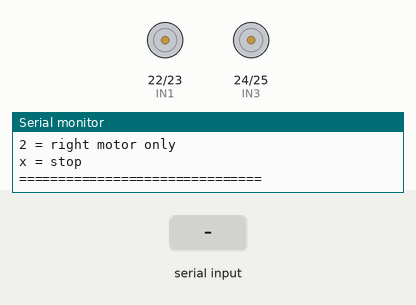
Bench run of a sketch on a simulated Arduino Mega 2560, built with avr-gcc and run on an emulated ATmega2560. Shown: motor-driver pin pairs drawn as motors (green arrow = first pin HIGH = forward, orange = second pin HIGH = backward, longer = more drive, scaled by the enable pin), the last lines printed to the serial monitor. The test bench sets the inputs (shaded band).

Above: at 1.2 s.
1.3 s: "w" received over Serial
At 2.1 s:
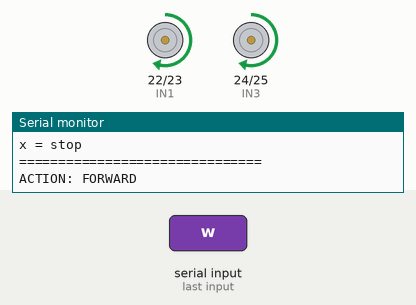
2.8 s: "s" received over Serial
At 3.3 s:
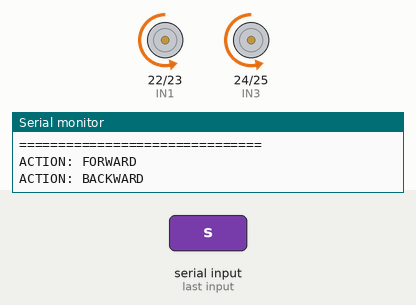
4.3 s: "a" received over Serial
At 5.5 s:
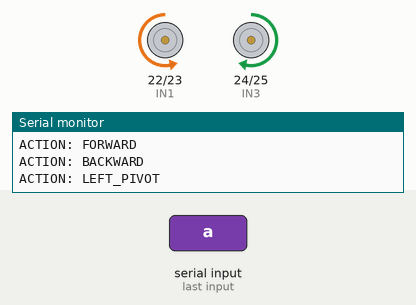
5.8 s: "d" received over Serial
At 6.8 s:
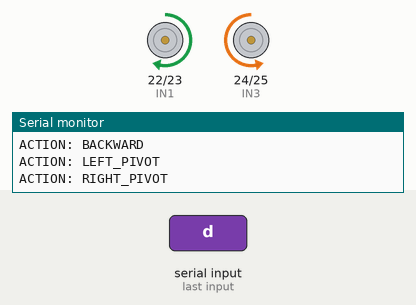
7.3 s: "1" received over Serial
At 7.9 s:
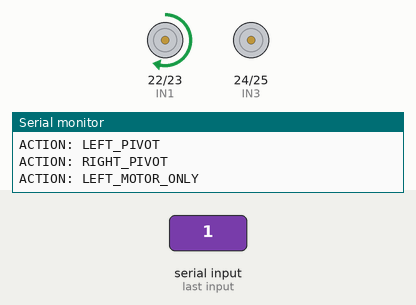
8.8 s: "2" received over Serial
At 10.2 s:
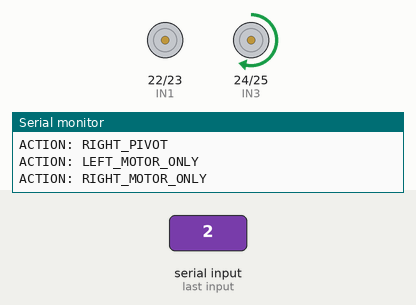
Timing chart, 0 to 11.3 s (numbered marks = the images above; inputs shaded):
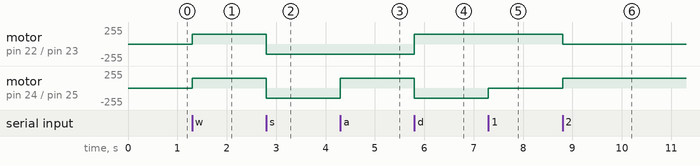

The sketch:

motor_test.ino
```cpp
const int ENA = 5;
const int IN1 = 22;
const int IN2 = 23;
const int IN3 = 24;
const int IN4 = 25;
const int ENB = 6;

int SPEED = 150;

void stopMotors() {
  analogWrite(ENA, 0);
  analogWrite(ENB, 0);

  digitalWrite(IN1, LOW);
  digitalWrite(IN2, LOW);
  digitalWrite(IN3, LOW);
  digitalWrite(IN4, LOW);

  Serial.println("ACTION: STOP");
}

void forward() {
  digitalWrite(IN1, HIGH);
  digitalWrite(IN2, LOW);

  digitalWrite(IN3, HIGH);
  digitalWrite(IN4, LOW);

  analogWrite(ENA, SPEED);
  analogWrite(ENB, SPEED);

  Serial.println("ACTION: FORWARD");
}

void backward() {
  digitalWrite(IN1, LOW);
  digitalWrite(IN2, HIGH);

  digitalWrite(IN3, LOW);
  digitalWrite(IN4, HIGH);

  analogWrite(ENA, SPEED);
  analogWrite(ENB, SPEED);

  Serial.println("ACTION: BACKWARD");
}

void leftPivot() {
  digitalWrite(IN1, LOW);
  digitalWrite(IN2, HIGH);

  digitalWrite(IN3, HIGH);
  digitalWrite(IN4, LOW);

  analogWrite(ENA, SPEED);
  analogWrite(ENB, SPEED);

  Serial.println("ACTION: LEFT_PIVOT");
}

void rightPivot() {
  digitalWrite(IN1, HIGH);
  digitalWrite(IN2, LOW);

  digitalWrite(IN3, LOW);
  digitalWrite(IN4, HIGH);

  analogWrite(ENA, SPEED);
  analogWrite(ENB, SPEED);

  Serial.println("ACTION: RIGHT_PIVOT");
}

void leftOnly() {
  digitalWrite(IN1, HIGH);
  digitalWrite(IN2, LOW);

  analogWrite(ENA, SPEED);

  digitalWrite(IN3, LOW);
  digitalWrite(IN4, LOW);
  analogWrite(ENB, 0);

  Serial.println("ACTION: LEFT_MOTOR_ONLY");
}

void rightOnly() {
  digitalWrite(IN3, HIGH);
  digitalWrite(IN4, LOW);

  analogWrite(ENB, SPEED);

  digitalWrite(IN1, LOW);
  digitalWrite(IN2, LOW);
  analogWrite(ENA, 0);

  Serial.println("ACTION: RIGHT_MOTOR_ONLY");
}

void setup() {
  Serial.begin(115200);

  pinMode(ENA, OUTPUT);
  pinMode(ENB, OUTPUT);

  pinMode(IN1, OUTPUT);
  pinMode(IN2, OUTPUT);
  pinMode(IN3, OUTPUT);
  pinMode(IN4, OUTPUT);

  stopMotors();

  Serial.println("");
  Serial.println("===== MOTOR TEST CONSOLE =====");
  Serial.println("w = forward");
  Serial.println("s = backward");
  Serial.println("a = pivot left");
  Serial.println("d = pivot right");
  Serial.println("1 = left motor only");
  Serial.println("2 = right motor only");
  Serial.println("x = stop");
  Serial.println("===============================");
}

void loop() {

  if (Serial.available()) {

    char cmd = Serial.read();

    if (cmd == 'w') forward();
    else if (cmd == 's') backward();
    else if (cmd == 'a') leftPivot();
    else if (cmd == 'd') rightPivot();
    else if (cmd == '1') leftOnly();
    else if (cmd == '2') rightOnly();
    else if (cmd == 'x') stopMotors();

  }

}
```

Measured:
- after the input at 1.3 s, motor on pin 22 (IN1) / pin 23 (IN2), motor on pin 24 (IN3) / pin 25 (IN4): stopped → forward 150/255 at once
- after the input at 2.8 s, motor on pin 22 (IN1) / pin 23 (IN2), motor on pin 24 (IN3) / pin 25 (IN4): forward 150/255 → backward 150/255 at once
- after the input at 4.3 s, motor on pin 24 (IN3) / pin 25 (IN4): backward 150/255 → forward 150/255 at once
- after the input at 5.8 s, motor on pin 22 (IN1) / pin 23 (IN2): backward 150/255 → forward 150/255 at once; motor on pin 24 (IN3) / pin 25 (IN4): forward 150/255 → backward 150/255 at once
- after the input at 7.3 s, motor on pin 24 (IN3) / pin 25 (IN4): backward 150/255 → stopped at once
- after the input at 8.8 s, motor on pin 22 (IN1) / pin 23 (IN2): forward 150/255 → stopped at once; motor on pin 24 (IN3) / pin 25 (IN4): stopped → forward 150/255 at once
